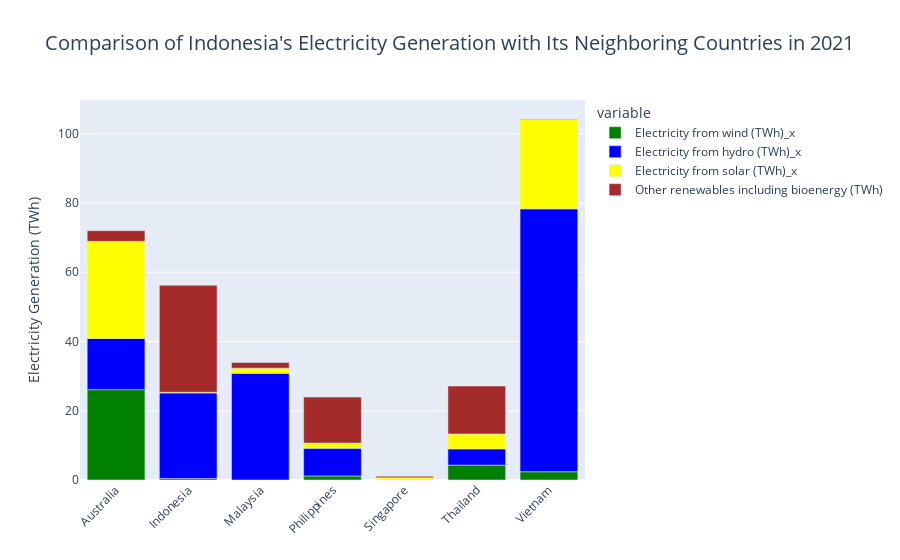

The notebook cell this image was saved under:
### Markdown cell above
### Comparison of Indonesia's renewable energy with neighboring countries in 2021

### Code cell
selected_year = 2021
develop_countries = ['Indonesia','Malaysia','Vietnam','Thailand', 'Australia','Philippines', 'Singapore']
renewable_sources = ['Electricity from wind (TWh)_x', 'Electricity from hydro (TWh)_x', 'Electricity from solar (TWh)_x', 'Other renewables including bioenergy (TWh)']

filtered_data = df[(df['Year'] == selected_year) & (df['Entity'].isin(develop_countries))]

colors = ['green', 'blue', 'yellow', 'brown']

fig = px.bar(filtered_data, x='Entity', y=renewable_sources,
             title=f'Comparison of Indonesia\'s Electricity Generation with Its Neighboring Countries in {selected_year}',
             labels={'Entity': 'Countries', 'value': 'Electricity Generation (TWh)'},
             color_discrete_sequence=colors)

fig.update_layout(xaxis_tickangle=-45, xaxis_title=None, yaxis_title='Electricity Generation (TWh)',
                  title_font=dict(size=20))

fig.show()

### Figure 1 — Plotly figure (JSON) as saved in the notebook; plotly's stock layout.template omitted (floating-point values rounded to 4 significant figures)
{"data": [{"alignmentgroup": "True", "hovertemplate": "variable=Electricity from wind (TWh)_x<br>Countries=%{x}<br>Electricity Generation (TWh)=%{y}<extra></extra>", "legendgroup": "Electricity from wind (TWh)_x", "marker": {"color": "green", "pattern": {"shape": ""}}, "name": "Electricity from wind (TWh)_x", "offsetgroup": "Electricity from wind (TWh)_x", "orientation": "v", "showlegend": true, "textposition": "auto", "type": "bar", "x": ["Australia", "Indonesia", "Malaysia", "Philippines", "Singapore", "Thailand", "Vietnam"], "xaxis": "x", "y": [26.09, 0.44, 0, 1.17, 0, 4.3, 2.39], "yaxis": "y"}, {"alignmentgroup": "True", "hovertemplate": "variable=Electricity from hydro (TWh)_x<br>Countries=%{x}<br>Electricity Generation (TWh)=%{y}<extra></extra>", "legendgroup": "Electricity from hydro (TWh)_x", "marker": {"color": "blue", "pattern": {"shape": ""}}, "name": "Electricity from hydro (TWh)_x", "offsetgroup": "Electricity from hydro (TWh)_x", "orientation": "v", "showlegend": true, "textposition": "auto", "type": "bar", "x": ["Australia", "Indonesia", "Malaysia", "Philippines", "Singapore", "Thailand", "Vietnam"], "xaxis": "x", "y": [14.76, 24.7, 30.79, 8, 0, 4.68, 75.9], "yaxis": "y"}, {"alignmentgroup": "True", "hovertemplate": "variable=Electricity from solar (TWh)_x<br>Countries=%{x}<br>Electricity Generation (TWh)=%{y}<extra></extra>", "legendgroup": "Electricity from solar (TWh)_x", "marker": {"color": "yellow", "pattern": {"shape": ""}}, "name": "Electricity from solar (TWh)_x", "offsetgroup": "Electricity from solar (TWh)_x", "orientation": "v", "showlegend": true, "textposition": "auto", "type": "bar", "x": ["Australia", "Indonesia", "Malaysia", "Philippines", "Singapore", "Thailand", "Vietnam"], "xaxis": "x", "y": [28.04, 0.19, 1.5, 1.5, 0.67, 4.29, 25.77], "yaxis": "y"}, {"alignmentgroup": "True", "hovertemplate": "variable=Other renewables including bioenergy (TWh)<br>Countries=%{x}<br>Electricity Generation (TWh)=%{y}<extra></extra>", "legendgroup": "Other renewables including bioenergy (TWh)", "marker": {"color": "brown", "pattern": {"shape": ""}}, "name": "Other renewables including bioenergy (TWh)", "offsetgroup": "Other renewables including bioenergy (TWh)", "orientation": "v", "showlegend": true, "textposition": "auto", "type": "bar", "x": ["Australia", "Indonesia", "Malaysia", "Philippines", "Singapore", "Thailand", "Vietnam"], "xaxis": "x", "y": [3.09, 30.89, 1.638, 13.27, 0.44, 13.84, 0.158], "yaxis": "y"}], "layout": {"barmode": "relative", "legend": {"title": {"text": "variable"}, "tracegroupgap": 0}, "title": {"font": {"size": 20}, "text": "Comparison of Indonesia's Electricity Generation with Its Neighboring Countries in 2021"}, "xaxis": {"anchor": "y", "domain": [0, 1], "tickangle": -45, "title": {}}, "yaxis": {"anchor": "x", "domain": [0, 1], "title": {"text": "Electricity Generation (TWh)"}}}}
